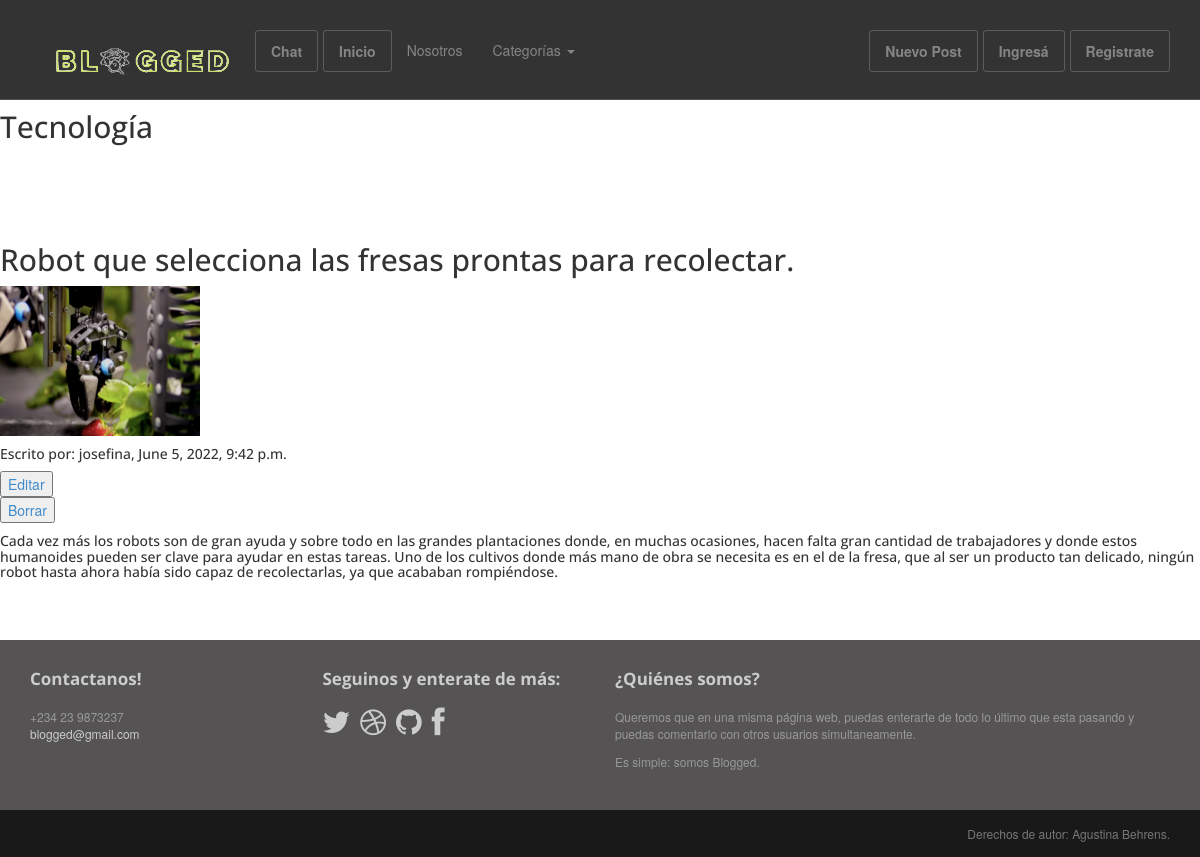
Page /blog/tecnologia/ on the committed database.
### Blog/models.py (models this page shows, shortened)
class Post(models.Model):
    class PostObjects(models.Manager):
        def get_queryset(self):
            return super().get_queryset() .filter(status= 'published')
    option = (
        ('draft', 'Draft'),
        ('published', 'Published'),
    )
    title = RichTextField(max_length=100)
    category = models.ForeignKey(Category, on_delete=models.PROTECT, default=1)
    subtitle = RichTextField(null=True)
    author = models.ForeignKey(User, on_delete=models.CASCADE, related_name='blog_posts', default=User)
    published = models.DateTimeField(default=timezone.now)
    image = models.ImageField()
    text = RichTextField()
    status = models.CharField(max_length=20, choices=option, default='draft')
    slug = models.SlugField(max_length=300, unique_for_date='published', null=False, unique=True)
    objects = models.Manager()
    postobjects = PostObjects()
    class Meta:
        ordering = ('-published',)

### Blog/views.py (the view)
# urls.py: path('tecnologia/', TecnologiaView.as_view(),name='tecnologia'),
class TecnologiaView(TemplateView):
    template_name= 'blog/tecnologia.html'
    def get_context_data(self, **kwargs):
        context = super().get_context_data(**kwargs)
        context["posts"] = Post.postobjects.filter(category__name='Tecnología')
        return context

### templates/blog/tecnologia.html (shortened to what this page needs)
{% extends 'base.html' %}
{% block content %}
<br/> <br/> <br/> <br/><h2>Tecnología</h2> <br/> <br/> <br/>
{% for post in posts %}
<h2>{{ post.title }}</h2> <img src="{{ post.image.url }}" width="200" height="150">
<h5>Escrito por: {{ post.author }}, {{ post.published }} </h5>
<button>
    <a href="{% url 'blog:edit_post' post.id %}"> Editar</a>
</button>
<br/>
<button>
<a href="{% url 'blog:delete_post' post.id %}"> Borrar</a>
</button>
<h5>{{ post.text }}</h5>
{% endfor %}
{% endblock content %}

### Blog/static/Blog/assets/css/main.css (style rules this page uses)
h1, h2, h3, h4, h5, h6 { font-family:"Open sans", Helvetica, Arial; }
h1, .h1, h2, .h2, h3, .h3 { margin-top:30px; }
img { max-width:100%; }

### rows in the picture
Post: title "Robot que selecciona las fresas prontas para recolectar.", image (picture), author "josefina", published "June 5, 2022, 9:42 p.m.", text "Cada vez más los robots son de gran ayuda y sobre todo en las grandes plantaciones donde, en muchas ocasiones, hacen falta gran cantidad de trabajadores y donde estos humanoides pueden ser clave para ayudar en estas tareas. Uno de los cultivos donde más mano de obra se necesita es en el de la fresa, que al ser un producto tan delicado, ningún robot hasta ahora había sido capaz de recolectarlas, ya que acababan rompiéndose."
